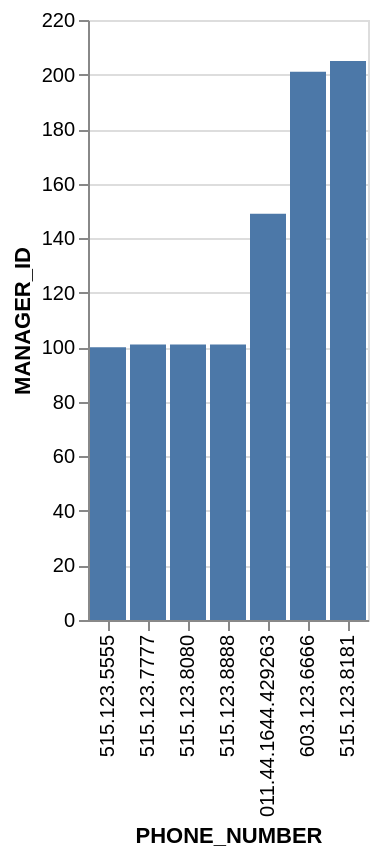

The Vega-Lite source for this figure:
### Vega-Lite specification from a JSON file in a GitHub repository (floating-point values rounded to 4 significant figures)
{"data": {"values": [{"x_data": "515.123.5555", "y_data": 100}, {"x_data": "515.123.7777", "y_data": 101}, {"x_data": "515.123.8080", "y_data": 101}, {"x_data": "515.123.8888", "y_data": 101}, {"x_data": "011.44.1644.429263", "y_data": 149}, {"x_data": "603.123.6666", "y_data": 201}, {"x_data": "515.123.8181", "y_data": 205}]}, "mark": "bar", "encoding": {"x": {"field": "x_data", "type": "nominal", "title": "PHONE_NUMBER", "sort": {"op": "sum", "field": "y_data", "order": "ascending"}}, "y": {"field": "y_data", "type": "quantitative", "title": "MANAGER_ID"}}}
